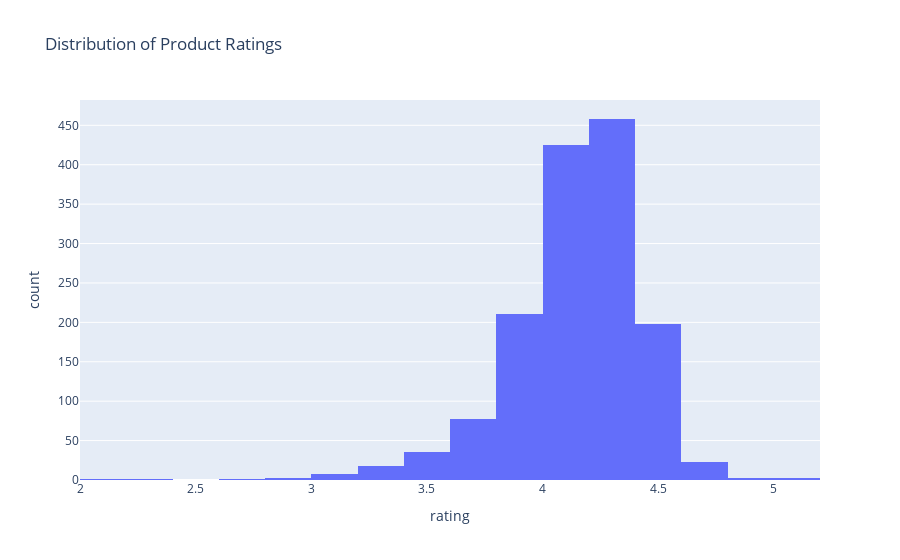
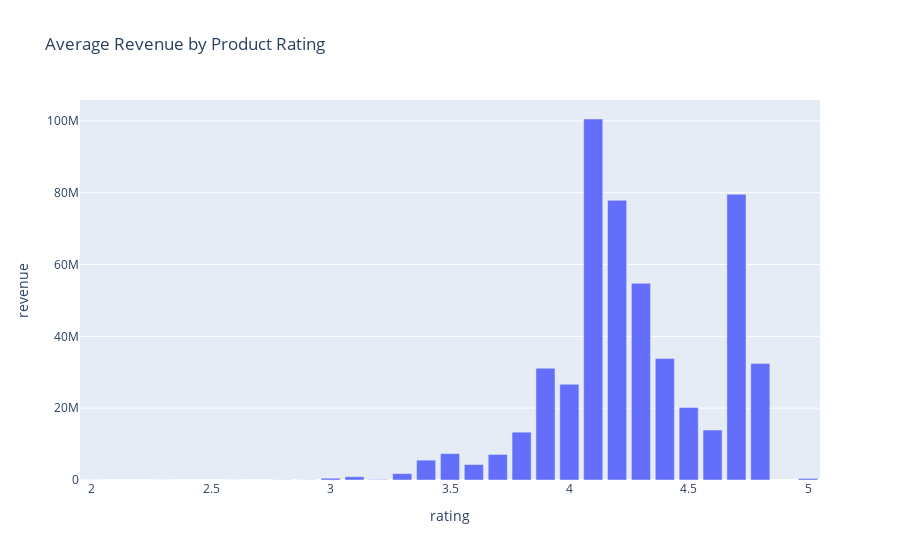

These figures' notebook cell, in order:
### Markdown cell above
### How are product ratings distributed, and what impact do they have on sales?

### Code cell
fig = px.histogram(df, x='rating', nbins=20, title='Distribution of Product Ratings')
fig.show()

rating_revenue = df.groupby('rating')['revenue'].mean().reset_index()

fig = px.bar(rating_revenue, x='rating', y='revenue', 
             title='Average Revenue by Product Rating')
fig.show()

### Figure 1 — Plotly figure (JSON) as saved in the notebook; plotly's stock layout.template omitted (floating-point values rounded to 4 significant figures; data arrays with more than 128 entries replaced by an {"elided": "..."} marker saying what was removed)
{"data": [{"alignmentgroup": "True", "bingroup": "x", "hovertemplate": "rating=%{x}<br>count=%{y}<extra></extra>", "legendgroup": "", "marker": {"color": "#636efa", "pattern": {"shape": ""}}, "name": "", "nbinsx": 20, "offsetgroup": "", "orientation": "v", "showlegend": false, "type": "histogram", "x": {"elided": "1465 float values"}, "xaxis": "x", "yaxis": "y"}], "layout": {"barmode": "relative", "legend": {"tracegroupgap": 0}, "title": {"text": "Distribution of Product Ratings"}, "xaxis": {"anchor": "y", "domain": [0, 1], "title": {"text": "rating"}}, "yaxis": {"anchor": "x", "domain": [0, 1], "title": {"text": "count"}}}}

### Figure 2 — Plotly figure (JSON) as saved in the notebook; plotly's stock layout.template omitted (floating-point values rounded to 4 significant figures)
{"data": [{"alignmentgroup": "True", "hovertemplate": "rating=%{x}<br>revenue=%{y}<extra></extra>", "legendgroup": "", "marker": {"color": "#636efa", "pattern": {"shape": ""}}, "name": "", "offsetgroup": "", "orientation": "v", "showlegend": false, "textposition": "auto", "type": "bar", "x": [2, 2.3, 2.6, 2.8, 2.9, 3, 3.1, 3.2, 3.3, 3.4, 3.5, 3.6, 3.7, 3.8, 3.9, 4, 4.1, 4.2, 4.3, 4.4, 4.5, 4.6, 4.7, 4.8, 5], "xaxis": "x", "y": [2598, 8697, 3864, 39419, 31641, 497200.0, 910600.0, 121500.0, 1783000.0, 5523000.0, 7358000.0, 4302000.0, 7122000.0, 13320000.0, 31120000.0, 26650000.0, 100500000.0, 77870000.0, 54760000.0, 33820000.0, 20210000.0, 13920000.0, 79560000.0, 32410000.0, 434300.0], "yaxis": "y"}], "layout": {"barmode": "relative", "legend": {"tracegroupgap": 0}, "title": {"text": "Average Revenue by Product Rating"}, "xaxis": {"anchor": "y", "domain": [0, 1], "title": {"text": "rating"}}, "yaxis": {"anchor": "x", "domain": [0, 1], "title": {"text": "revenue"}}}}
